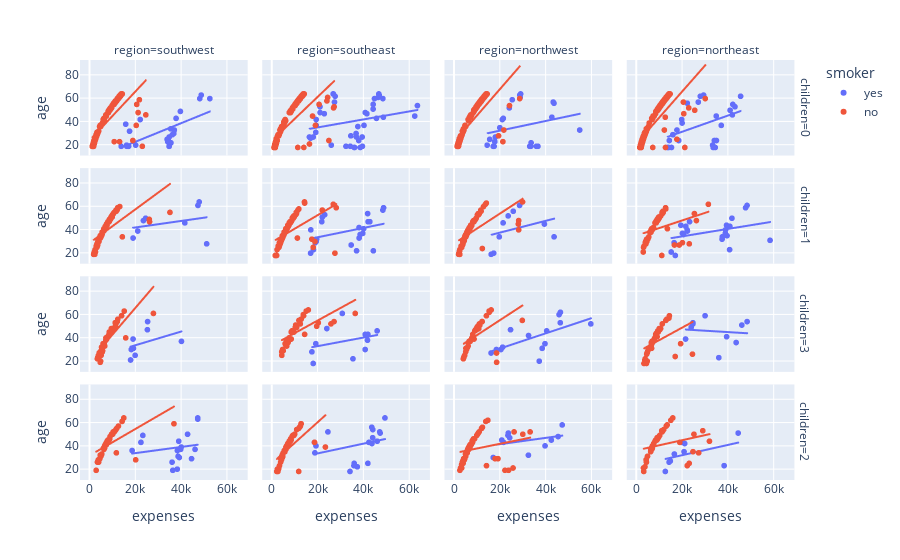

The cell this chart's notebook holds for it:
### Code cell
px.scatter(data,
        x="expenses",
                 y="age",
                 facet_row="children",
                 facet_col="region",
                 color="smoker",
                 trendline="ols")
